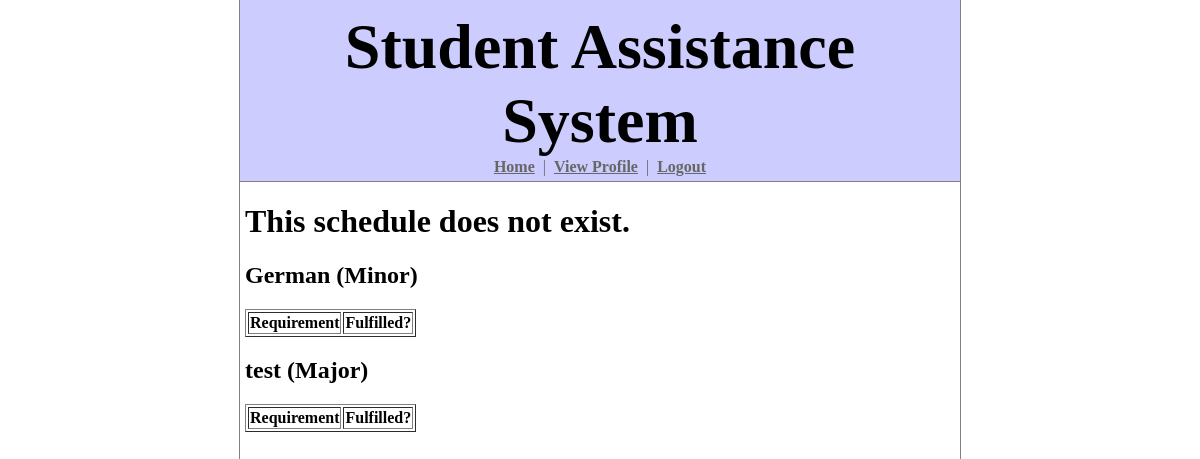
Screenshot of /schedules/1/ (signed in) with the database file from the repository.
### student_assistance_system/models.py (models this page shows, shortened)
class RequirementSet(models.Model):
    name = models.CharField(max_length=50)
    department = models.ForeignKey(Department)
    type = models.IntegerField()  # 0 = major, 1 = minor, 2 = concentration
    effective_date = models.DateField()
    requirements = models.ManyToManyField(Requirement)
    def type_name(self):
        return {
            0: 'Major',
            1: 'Minor',
            2: 'Concentration',
        }[self.type]

### student_assistance_system/views.py (the view)
# urls.py: url(r'^schedules/(?P<schedule_id>[0-9]+)/$', views.view_schedule, name='view_schedule'),
@login_required
def view_schedule(request, schedule_id):
    profile = request.user.profile
    schedule = profile.schedule_set.filter(pk=schedule_id).first()
    majors_and_concentrations = [(um.major, um.concentration) for um in profile.usermajor_set.all()]
    req_sets = list(profile.minors.all()) + list(sum(majors_and_concentrations, ()))
    return render(request, 'student_assistance_system/view_schedule.html', dict(schedule=schedule, req_sets=req_sets))

### student_assistance_system/templatetags/sas_tags.py (called while the page is built)
@register.inclusion_tag('student_assistance_system/fragments/requirements_view.html')
def requirements_view(req_sets):
    return dict(req_sets=req_sets)

### student_assistance_system/templates/student_assistance_system/view_schedule.html (shortened to what this page needs)
{% extends "student_assistance_system/base_site.html" %}
{% load sas_tags %}
{% block content %}
{% if schedule %}
    {% schedule_view schedule %}
{% else %}
    <h1>This schedule does not exist.</h1>
{% endif %}
{% if req_sets %}
    {% requirements_view req_sets %}
{% endif %}
{% endblock %}

### student_assistance_system/templates/student_assistance_system/fragments/requirements_view.html (shortened to what this page needs)
{% for req_set in req_sets %}
<h2>{{ req_set.name }} ({{ req_set.type_name }})</h2>
<table border="1">
    <tr>
        <th>Requirement</th>
        <th>Fulfilled?</th>
    </tr>
</table>
{% endfor %}

### student_assistance_system/static/student_assistance_system/style.css (style rules this page uses)
html, body { height: 100%; margin: 0px; }

### rows the page displays
RequirementSet: name "German", type_name "Minor"
RequirementSet: name "test", type_name "Major"
